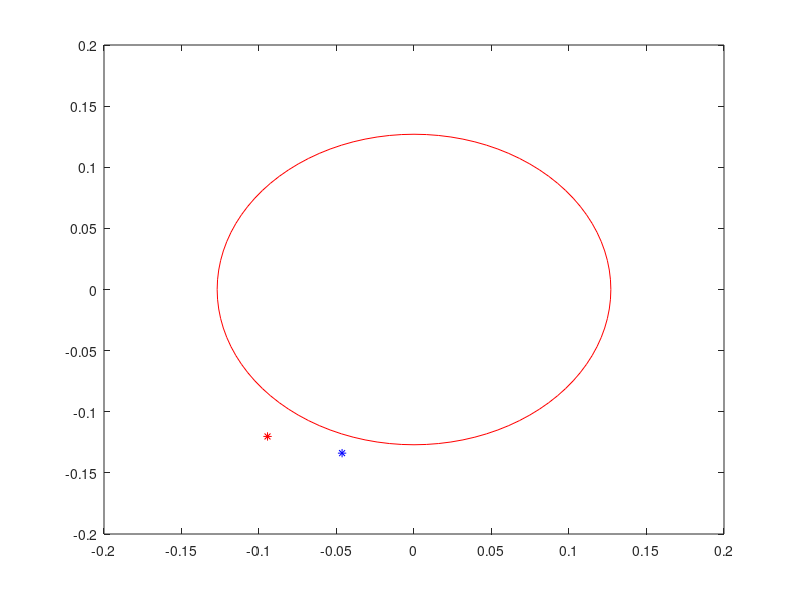

Write MATLAB code to recreate this figure. (Note: this script raises an error after producing the figure.)
close all;
clear all;
clc;

theta=2*pi;
th = 0:theta/100:theta;
% th = wrapTo2Pi(th);

rc=2;
figure

x_c=0;
y_c=0;

  xtheta=[-0.0945   -0.1202;
           -0.0982   -0.1172;
           -0.1018   -0.1140;
           -0.1054   -0.1108;
           -0.1088   -0.1074;
           -0.1121   -0.1040;
           -0.1153   -0.1004;
           -0.1184   -0.0967;
           -0.1214   -0.0929;
           -0.1243   -0.0891;
           -0.1270   -0.0851;
           -0.1296   -0.0811;
           -0.1321   -0.0770;
           -0.1344   -0.0728;
           -0.1367   -0.0685;
           -0.1388   -0.0642;
           -0.1407   -0.0598;
           -0.1425   -0.0554;
           -0.1442   -0.0509;
           -0.1457   -0.0463;
           -0.1471   -0.0417;
           -0.1483   -0.0371;
           -0.1494   -0.0324;
           -0.1504   -0.0277;
           -0.1512   -0.0230;
           -0.1518   -0.0182;
           -0.1523   -0.0134;
           -0.1527   -0.0086;
           -0.1528   -0.0038;
           -0.1529    0.0010;
           -0.1528    0.0058;
           -0.1525    0.0106;
           -0.1521    0.0154;
           -0.1516    0.0201;
           -0.1509    0.0249];

d=0.075;  %%%%% 3 inch diameter of the pipe
rc=0.127; %%%%% radius of the pipe 
x_c=0;    %%%%% center x coordinate of the pipe 
y_c=0;    %%%%% center x coordinate of the pipe 
dm=0.0480;
L1 = 0.050 ;

rc_out=rc+d;

 x= x_c-rc * cos(th) ;
 y= y_c+rc * sin(th) ;
 h= plot(x,y,'r');
thetafmin=[];
thetafsolve=[];
valfmin=[];
valfsolv=[];

 hold on
    
 for i=1:1:size(xtheta,1)
     x0=-1;
     x1=xtheta(i,1);
     y1=xtheta(i,2);

   a= 2*(x1-x_c)*L1;
   b= 2*(y1-y_c)*L1;
   c= d^2-2*d*dm-L1^2;
   
%    theta1=acos(2*a*c+sqrt(4*(a^2)*(c^2)-4*(a^2+b^2)*(c^2-b))/2*(a^2+b^2));
%    
%    theta1 = wrapTo2Pi(theta1);
%     [theta1,fval] = fminunc(@(theta1)(a*cos(theta1)+b*sin(theta1)-c),x0);
    [theta1,fminval] = fmincon(@(theta1)((x1-L1*cos(theta1)-x_c).^2+(y1-L1*sin(theta1)-y_c).^2-(rc_out-dm/2).^2),x0);
    [theta2,fsolval] = fsolve(@(theta1)((x1-L1*cos(theta1)-x_c).^2+(y1-L1*sin(theta1)-y_c).^2-(rc_out-dm/2).^2),x0);
    
    
    x21=x1+L1*cos(theta2);
    y21=y1+L1*sin(theta2);
    h=plot(x1,y1,'r*');
    h=plot(x21,y21,'b*');
    hold on
    pause (0.1)
    
    theta1=wrapTo2Pi(theta2)*180/pi;
    theta2=wrapTo2Pi(theta2)*180/pi;
    
    
    valfmin=[valfmin;fminval];
    valfsolv=[valfsolv;fsolval];
    
    thetafmin=[thetafmin;theta1];
    thetafsolve=[thetafsolve;theta2];
    
 end
 
 [xtheta,thetafmin,thetafsolve,thetafmin-thetafsolve,valfmin,valfsolv]
 